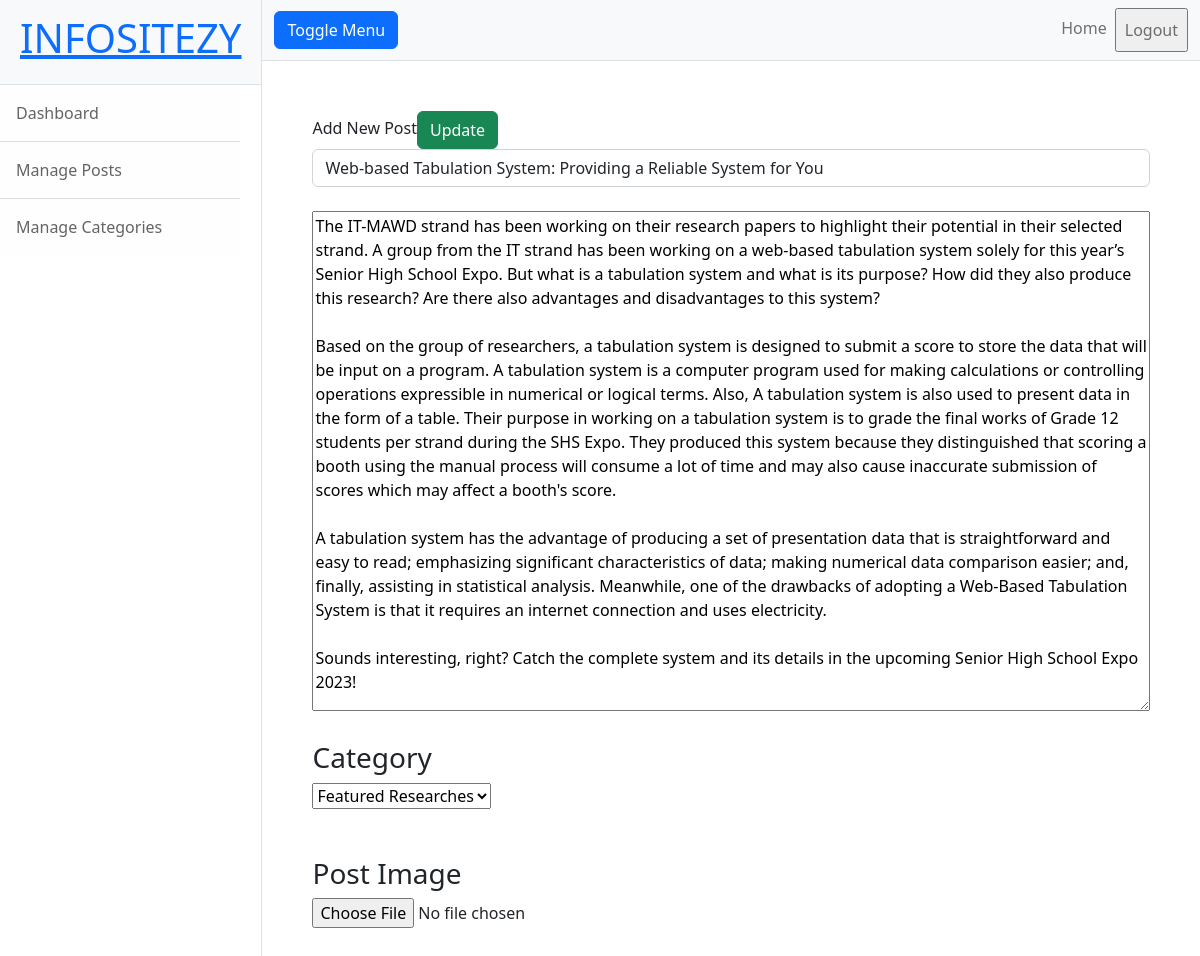
The page /admin/create-post.php?pid=44&pimg=646a386d0cb87ATLASNew_1.jpg&ctid=8&paut=5 (signed in) on the database its author committed.
### tables this page shows
CREATE TABLE `posts` (
  `post_id` int(11) NOT NULL,
  `post_name` varchar(255) NOT NULL,
  `post_desc` varchar(5000) NOT NULL,
  `category` int(11) NOT NULL,
  `author` int(100) NOT NULL,
  `post_date` timestamp NOT NULL DEFAULT current_timestamp() ON UPDATE current_timestamp(),
  `post_img` varchar(100) NOT NULL,
  `status` enum('pending','approved','rejected') NOT NULL DEFAULT 'pending'
);

CREATE TABLE `category` (
  `category_id` int(11) NOT NULL,
  `category_name` varchar(70) NOT NULL,
  `category_posts` int(11) NOT NULL,
  `guideline` varchar(500) DEFAULT NULL
);

### admin/create-post.php (the view, shortened to what this page needs)
<!DOCTYPE html>
<html lang="en">
<head>
    <link rel="stylesheet" href="../assets/css/all.css">
    <link href="..\assets\css\admin.css" rel="stylesheet" />
</head>
<body>
    <div class="d-flex" id="wrapper">
        <?php
        include_once('admin-includes/sidebar.php');
        ?>
        <div id="page-content-wrapper">
            <?php
            include_once('admin-includes/top-navigation.php');
            ?>
            <div class="container-fluid" style="padding: 50px;">
                    <?php
                    if (isset($_REQUEST['pid'])) {
                        $mpid = $_REQUEST['pid'];
                        $sqlm = "SELECT post_id,post_name,post_desc,category,post_img FROM posts WHERE post_id=$mpid";
                        $resm = $conn->prepare($sqlm);
                        $resm->bind_result($upid, $upname, $updesc, $upcat, $upimg);
                        $resm->execute();
                    }
                    ?>
                    <div class="cont">
                        <form action="" method="POST" class="cform" enctype="multipart/form-data">
                            <span><span id="crh1">Add New Post</span><input type="submit" name="<?php if (isset($upid)) {
                                                                                                    echo "update";
                                                                                                } else {
                                                                                                    echo "publish";
                                                                                                } ?>" class="btn btn-success float-right" value="<?php if (isset($upid)) {
                                                                                                                                                    echo "Update";
                                                                                                                                                } else {
                                                                                                                                                    echo "Publish";
                                                                                                                                                } ?>"></input></span>
                            <input type="text" class="form-control" name="cheading" id="cheading" placeholder="Enter Article Title..." value="<?php if (isset($upname)) {
                                                                                                                                                    echo $upname;
                                                                                                                                                } ?>" autocomplete="off">
                            <br>
                            <textarea name="cdesc" id="cdesc" placeholder="Write Article Here...."><?php if (isset($updesc)) {
                                                                                                        echo $updesc;
                                                                                                    } ?></textarea>
                            <br>
                            <br>
                            <h3>Category</h3>
                            <select name="crselect" id="crselect">
                                <?php
                                $sql = "SELECT category_id,category_name FROM category";
                                $res = $conn->prepare($sql);
                                $res->bind_result($id, $name);
                                $res->execute();
                                $res->store_result();
                                if ($res->num_rows() > 0) {
                                    while ($res->fetch()) { ?>
                                        <option value="<?php echo $id; ?>" <?php if (isset($upcat) && ($upcat == $id)) {
                                                                                echo "selected";
                                                                            } else {
                                                                                echo "";
                                                                            } ?>><?php echo $name; ?></option>
                                <?php }
                                } ?>
                            </select>
                            <br>
                            <br><br>
                            <h3>Post Image</h3>
                            <input type="file" name="imgt" id="img">
                            <br>
                            <br>
                            <br>
                            <br>
                        </form>
                    </div>
            </div>
        </div>
    </div>
</body>
</html>

### rows shown on the page
posts: cheading "Web-based Tabulation System: Providing a Reliable System for You", cdesc "The IT-MAWD strand has been working on their research papers to highlight their potential in their selected strand. A group from the IT strand has been working on a web-based tabulation system solely for this year’s Senior High School Expo. But what is a tabulation system and what is its purpose? How did they also produce this research? Are there also advantages and disadvantages to this system? Based on the group of researchers, a tabulation system is designed to submit a score to store the data that will be input on a program. A tabulation system is a computer program used for making calculations or controlling operations expressible in numerical or logical terms. Also, A tabulation…", crselect "Featured Researches"
